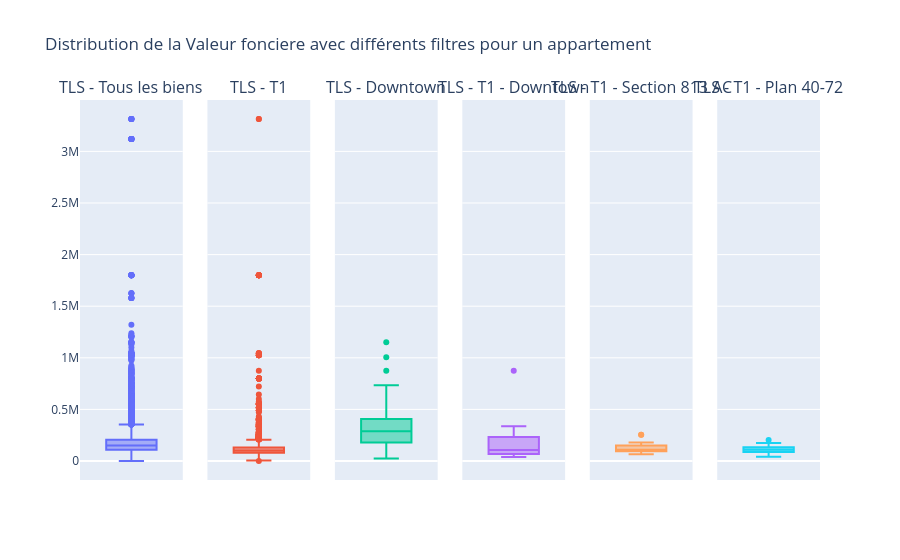

The cell this chart's notebook holds for it:
### Code cell
subplot_boxplot(df, "Valeur fonciere", "813", [40, 72], subsection="AC")

### Figure 1 — Plotly figure (JSON) as saved in the notebook; plotly's stock layout.template omitted (floating-point values rounded to 4 significant figures; data arrays with more than 128 entries replaced by an {"elided": "..."} marker saying what was removed)
{"data": [{"name": "", "type": "box", "xaxis": "x", "y": {"elided": "11892 float values"}, "yaxis": "y"}, {"name": "", "type": "box", "xaxis": "x2", "y": {"elided": "2816 float values"}, "yaxis": "y2"}, {"name": "", "type": "box", "xaxis": "x3", "y": [580300, 90000, 178000, 365000, 113150, 287924, 279200, 110000, 330000, 250000, 250000, 198000, 1150000, 420000, 295590, 196900, 127000, 87000, 222000, 180000, 726500, 1005000, 255000, 407900, 421350, 395000, 174000, 38500, 380000, 288000, 875600, 340000, 180000, 325284, 411385, 25000, 545000, 275000, 337000, 735050, 158580, 229645, 388400, 356000, 537500, 50000, 320000, 735000, 460100, 199000, 300000, 224000, 123000, 490000, 192000, 130000, 320000, 190000], "yaxis": "y3"}, {"name": "", "type": "box", "xaxis": "x4", "y": [90000, 127000, 87000, 38500, 875600, 337000, 50000, 123000], "yaxis": "y4"}, {"name": "", "type": "box", "xaxis": "x5", "y": [80000, 113050, 66200, 254000, 254000, 106000, 103000, 161000, 90000, 106000, 131595, 135514, 130000, 95000, 169000, 90000, 125000, 93000, 178600, 136000, 151400, 139000, 101500, 120000, 109370, 93500, 107500, 105000, 84000, 107000, 72000, 150000, 78910, 157220, 157220, 99800, 160000], "yaxis": "y5"}, {"name": "", "type": "box", "xaxis": "x6", "y": [63500, 126000, 90000, 87000, 129000, 119000, 106700, 145000, 88000, 60000, 175000, 175000, 160000, 109000, 114000, 114000, 203290, 69780, 100500, 65000, 155000, 92550, 40000, 115000, 102000], "yaxis": "y6"}], "layout": {"annotations": [{"font": {"size": 16}, "showarrow": false, "text": "TLS - Tous les biens", "x": 0.06944, "xanchor": "center", "xref": "paper", "y": 1, "yanchor": "bottom", "yref": "paper"}, {"font": {"size": 16}, "showarrow": false, "text": "TLS - T1", "x": 0.2417, "xanchor": "center", "xref": "paper", "y": 1, "yanchor": "bottom", "yref": "paper"}, {"font": {"size": 16}, "showarrow": false, "text": "TLS - Downtown", "x": 0.4139, "xanchor": "center", "xref": "paper", "y": 1, "yanchor": "bottom", "yref": "paper"}, {"font": {"size": 16}, "showarrow": false, "text": "TLS - T1 - Downtown", "x": 0.5861, "xanchor": "center", "xref": "paper", "y": 1, "yanchor": "bottom", "yref": "paper"}, {"font": {"size": 16}, "showarrow": false, "text": "TLS - T1 - Section 813 AC", "x": 0.7583, "xanchor": "center", "xref": "paper", "y": 1, "yanchor": "bottom", "yref": "paper"}, {"font": {"size": 16}, "showarrow": false, "text": "TLS - T1 - Plan 40-72", "x": 0.9306, "xanchor": "center", "xref": "paper", "y": 1, "yanchor": "bottom", "yref": "paper"}], "showlegend": false, "title": {"text": "Distribution de la Valeur fonciere avec différents filtres pour un appartement"}, "xaxis": {"anchor": "y", "domain": [0, 0.1389]}, "xaxis2": {"anchor": "y2", "domain": [0.1722, 0.3111]}, "xaxis3": {"anchor": "y3", "domain": [0.3444, 0.4833]}, "xaxis4": {"anchor": "y4", "domain": [0.5167, 0.6556]}, "xaxis5": {"anchor": "y5", "domain": [0.6889, 0.8278]}, "xaxis6": {"anchor": "y6", "domain": [0.8611, 1]}, "yaxis": {"anchor": "x", "domain": [0, 1]}, "yaxis2": {"anchor": "x2", "domain": [0, 1], "matches": "y", "showticklabels": false}, "yaxis3": {"anchor": "x3", "domain": [0, 1], "matches": "y", "showticklabels": false}, "yaxis4": {"anchor": "x4", "domain": [0, 1], "matches": "y", "showticklabels": false}, "yaxis5": {"anchor": "x5", "domain": [0, 1], "matches": "y", "showticklabels": false}, "yaxis6": {"anchor": "x6", "domain": [0, 1], "matches": "y", "showticklabels": false}}}
